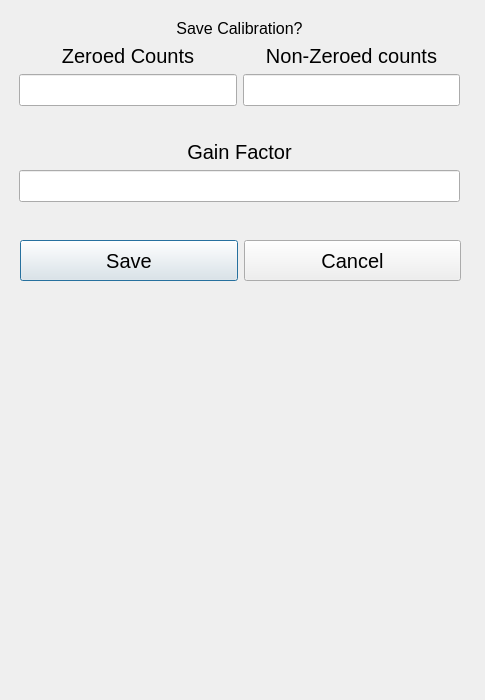
<?xml version="1.0" encoding="UTF-8"?>
<ui version="4.0">
 <class>SaveCalibration</class>
 <widget class="QDialog" name="SaveCalibration">
  <property name="geometry">
   <rect>
    <x>0</x>
    <y>0</y>
    <width>485</width>
    <height>700</height>
   </rect>
  </property>
  <property name="windowTitle">
   <string>Dialog</string>
  </property>
  <widget class="QWidget" name="verticalLayoutWidget">
   <property name="geometry">
    <rect>
     <x>19</x>
     <y>19</y>
     <width>441</width>
     <height>211</height>
    </rect>
   </property>
   <layout class="QVBoxLayout" name="verticalLayout">
    <item>
     <widget class="QLabel" name="label">
      <property name="sizePolicy">
       <sizepolicy hsizetype="Minimum" vsizetype="Minimum">
        <horstretch>0</horstretch>
        <verstretch>0</verstretch>
       </sizepolicy>
      </property>
      <property name="font">
       <font>
        <pointsize>12</pointsize>
       </font>
      </property>
      <property name="text">
       <string>Save Calibration?</string>
      </property>
      <property name="alignment">
       <set>Qt::AlignCenter</set>
      </property>
     </widget>
    </item>
    <item>
     <layout class="QHBoxLayout" name="horizontalLayout">
      <item>
       <layout class="QVBoxLayout" name="verticalLayout_2">
        <item>
         <widget class="QLabel" name="label_2">
          <property name="font">
           <font>
            <pointsize>15</pointsize>
           </font>
          </property>
          <property name="text">
           <string>Zeroed Counts</string>
          </property>
          <property name="alignment">
           <set>Qt::AlignCenter</set>
          </property>
         </widget>
        </item>
        <item>
         <widget class="QLineEdit" name="zeroedCounts">
          <property name="sizePolicy">
           <sizepolicy hsizetype="Expanding" vsizetype="Minimum">
            <horstretch>0</horstretch>
            <verstretch>0</verstretch>
           </sizepolicy>
          </property>
          <property name="font">
           <font>
            <pointsize>15</pointsize>
           </font>
          </property>
          <property name="mouseTracking">
           <bool>false</bool>
          </property>
          <property name="acceptDrops">
           <bool>false</bool>
          </property>
          <property name="alignment">
           <set>Qt::AlignCenter</set>
          </property>
          <property name="readOnly">
           <bool>true</bool>
          </property>
         </widget>
        </item>
       </layout>
      </item>
      <item>
       <layout class="QVBoxLayout" name="verticalLayout_3">
        <item>
         <widget class="QLabel" name="label_3">
          <property name="font">
           <font>
            <pointsize>15</pointsize>
           </font>
          </property>
          <property name="text">
           <string>Non-Zeroed counts</string>
          </property>
          <property name="alignment">
           <set>Qt::AlignCenter</set>
          </property>
         </widget>
        </item>
        <item>
         <widget class="QLineEdit" name="nonZeroedCounts">
          <property name="sizePolicy">
           <sizepolicy hsizetype="Expanding" vsizetype="Minimum">
            <horstretch>0</horstretch>
            <verstretch>0</verstretch>
           </sizepolicy>
          </property>
          <property name="font">
           <font>
            <pointsize>15</pointsize>
           </font>
          </property>
          <property name="mouseTracking">
           <bool>false</bool>
          </property>
          <property name="acceptDrops">
           <bool>false</bool>
          </property>
          <property name="alignment">
           <set>Qt::AlignCenter</set>
          </property>
          <property name="readOnly">
           <bool>true</bool>
          </property>
         </widget>
        </item>
       </layout>
      </item>
     </layout>
    </item>
    <item>
     <spacer name="verticalSpacer">
      <property name="orientation">
       <enum>Qt::Vertical</enum>
      </property>
      <property name="sizeHint" stdset="0">
       <size>
        <width>20</width>
        <height>40</height>
       </size>
      </property>
     </spacer>
    </item>
    <item>
     <layout class="QVBoxLayout" name="verticalLayout_5">
      <item>
       <widget class="QLabel" name="label_4">
        <property name="font">
         <font>
          <pointsize>15</pointsize>
         </font>
        </property>
        <property name="text">
         <string>Gain Factor</string>
        </property>
        <property name="alignment">
         <set>Qt::AlignCenter</set>
        </property>
       </widget>
      </item>
      <item>
       <widget class="QLineEdit" name="gainFactor">
        <property name="sizePolicy">
         <sizepolicy hsizetype="Expanding" vsizetype="MinimumExpanding">
          <horstretch>0</horstretch>
          <verstretch>0</verstretch>
         </sizepolicy>
        </property>
        <property name="font">
         <font>
          <pointsize>15</pointsize>
         </font>
        </property>
        <property name="alignment">
         <set>Qt::AlignCenter</set>
        </property>
       </widget>
      </item>
     </layout>
    </item>
    <item>
     <spacer name="verticalSpacer_2">
      <property name="orientation">
       <enum>Qt::Vertical</enum>
      </property>
      <property name="sizeHint" stdset="0">
       <size>
        <width>20</width>
        <height>40</height>
       </size>
      </property>
     </spacer>
    </item>
   </layout>
  </widget>
  <widget class="QWidget" name="horizontalLayoutWidget">
   <property name="geometry">
    <rect>
     <x>20</x>
     <y>240</y>
     <width>441</width>
     <height>41</height>
    </rect>
   </property>
   <layout class="QHBoxLayout" name="horizontalLayout_2">
    <item>
     <widget class="QPushButton" name="btnSave">
      <property name="sizePolicy">
       <sizepolicy hsizetype="Minimum" vsizetype="Minimum">
        <horstretch>0</horstretch>
        <verstretch>0</verstretch>
       </sizepolicy>
      </property>
      <property name="font">
       <font>
        <pointsize>15</pointsize>
       </font>
      </property>
      <property name="text">
       <string>Save</string>
      </property>
     </widget>
    </item>
    <item>
     <widget class="QPushButton" name="btnCancel">
      <property name="sizePolicy">
       <sizepolicy hsizetype="Minimum" vsizetype="Minimum">
        <horstretch>0</horstretch>
        <verstretch>0</verstretch>
       </sizepolicy>
      </property>
      <property name="font">
       <font>
        <pointsize>15</pointsize>
       </font>
      </property>
      <property name="text">
       <string>Cancel</string>
      </property>
     </widget>
    </item>
   </layout>
  </widget>
 </widget>
 <resources/>
 <connections/>
</ui>
